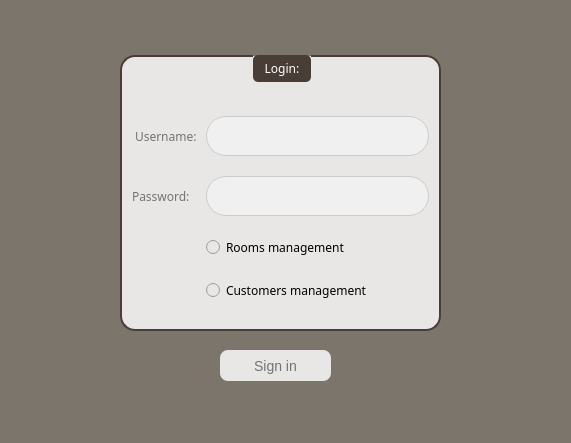
<?xml version="1.0" encoding="UTF-8"?>
<ui version="4.0">
 <class>MainWindow</class>
 <widget class="QMainWindow" name="MainWindow">
  <property name="geometry">
   <rect>
    <x>0</x>
    <y>0</y>
    <width>571</width>
    <height>443</height>
   </rect>
  </property>
  <property name="font">
   <font>
    <family>MS PMincho</family>
   </font>
  </property>
  <property name="windowTitle">
   <string>Login_screen</string>
  </property>
  <property name="styleSheet">
   <string notr="true">background-color: rgb(123, 117, 107);</string>
  </property>
  <widget class="QWidget" name="centralwidget">
   <widget class="QPushButton" name="pushButtonSignIn">
    <property name="geometry">
     <rect>
      <x>220</x>
      <y>350</y>
      <width>111</width>
      <height>31</height>
     </rect>
    </property>
    <property name="font">
     <font>
      <pointsize>-1</pointsize>
     </font>
    </property>
    <property name="styleSheet">
     <string notr="true">QPushButton {
    background-color: #e8e7e6;
    color: #737373; 
    border: none;
    border-radius: 8px; 
    padding: 5px 20px; 
    font-size: 14px;
}

QPushButton:hover {
    background-color: #c2c0bd;
}

QPushButton:pressed {
    background-color: #918d88; 
}
</string>
    </property>
    <property name="text">
     <string>Sign in</string>
    </property>
   </widget>
   <widget class="QGroupBox" name="groupBox">
    <property name="geometry">
     <rect>
      <x>120</x>
      <y>50</y>
      <width>321</width>
      <height>281</height>
     </rect>
    </property>
    <property name="font">
     <font>
      <family>Sitka Small Semibold</family>
     </font>
    </property>
    <property name="styleSheet">
     <string notr="true">QGroupBox {
    background-color: #e8e7e6;
    border: 2px solid #493d37; 
    border-radius: 15px;
 	margin-top: 5px;
}

QGroupBox::title {
    subcontrol-origin: border; 
    subcontrol-position: top center;
    background-color: #493d37;
    color: white;
    padding: 5px 10px; 
    border-radius: 5px;
    font-size: 14px;
    font-weight: bold;
}
</string>
    </property>
    <property name="title">
     <string>Login:</string>
    </property>
    <layout class="QGridLayout" name="gridLayout_2">
     <item row="2" column="1">
      <widget class="QLineEdit" name="lineEditPassWord">
       <property name="styleSheet">
        <string notr="true">QLineEdit {
    border: 1px solid #ccc;
    border-radius: 20px;
    padding: 10px 15px;
    font-size: 14px;
    background-color: #f0f0f0;
    box-shadow: 2px 2px 5px rgba(0, 0, 0, 0.1);
}

QLineEdit:focus {
    border: 1px solid  #262626;
    background-color: #ffffff;
    box-shadow: 0 0 5px rgba(98, 0, 238, 0.5); 
}</string>
       </property>
       <property name="echoMode">
        <enum>QLineEdit::Password</enum>
       </property>
      </widget>
     </item>
     <item row="0" column="0">
      <widget class="QLabel" name="label_2">
       <property name="font">
        <font>
         <family>Sitka Text Semibold</family>
         <pointsize>9</pointsize>
        </font>
       </property>
       <property name="styleSheet">
        <string notr="true">QLabel {
	background: transparent;
	color: #737373;
	margin-top: 20
}</string>
       </property>
       <property name="text">
        <string>Username:</string>
       </property>
      </widget>
     </item>
     <item row="3" column="1">
      <widget class="QRadioButton" name="radioButtonRooms">
       <property name="font">
        <font>
         <family>Sitka Text Semibold</family>
        </font>
       </property>
       <property name="styleSheet">
        <string notr="true">QRadioButton {
	background-color: rgb(232, 231, 230);
	transition: all 0.3s ease;
}
</string>
       </property>
       <property name="text">
        <string>Rooms management</string>
       </property>
      </widget>
     </item>
     <item row="2" column="0">
      <widget class="QLabel" name="label_3">
       <property name="font">
        <font>
         <family>Sitka Text Semibold</family>
         <pointsize>9</pointsize>
        </font>
       </property>
       <property name="styleSheet">
        <string notr="true">QLabel {
	background: transparent;
	color: #737373
}</string>
       </property>
       <property name="text">
        <string>Password:</string>
       </property>
      </widget>
     </item>
     <item row="4" column="1">
      <widget class="QRadioButton" name="radioButtonCustomers">
       <property name="font">
        <font>
         <family>Sitka Text Semibold</family>
        </font>
       </property>
       <property name="styleSheet">
        <string notr="true">QRadioButton {
	background-color: rgb(232, 231, 230);
	transition: all 0.3s ease;
}</string>
       </property>
       <property name="text">
        <string>Customers management</string>
       </property>
      </widget>
     </item>
     <item row="0" column="1">
      <widget class="QLineEdit" name="lineEditUserName">
       <property name="cursor">
        <cursorShape>IBeamCursor</cursorShape>
       </property>
       <property name="styleSheet">
        <string notr="true">QLineEdit {
    border: 1px solid #ccc;
    border-radius: 20px;
    padding: 10px 15px;
    font-size: 14px;
    background-color: #f0f0f0;
    box-shadow: 2px 2px 5px rgba(0, 0, 0, 0.1);
	margin-top: 20
}

QLineEdit:focus {
    border: 1px solid  #262626;
    background-color: #ffffff;
    box-shadow: 0 0 5px rgba(98, 0, 238, 0.5); 
}</string>
       </property>
       <property name="frame">
        <bool>true</bool>
       </property>
      </widget>
     </item>
    </layout>
   </widget>
   <widget class="QLabel" name="label">
    <property name="geometry">
     <rect>
      <x>-70</x>
      <y>20</y>
      <width>736</width>
      <height>471</height>
     </rect>
    </property>
    <property name="styleSheet">
     <string notr="true"/>
    </property>
    <property name="text">
     <string/>
    </property>
    <property name="pixmap">
     <pixmap>../images/image(9).jpeg</pixmap>
    </property>
    <property name="scaledContents">
     <bool>false</bool>
    </property>
   </widget>
   <zorder>label</zorder>
   <zorder>pushButtonSignIn</zorder>
   <zorder>groupBox</zorder>
  </widget>
  <widget class="QMenuBar" name="menubar">
   <property name="geometry">
    <rect>
     <x>0</x>
     <y>0</y>
     <width>571</width>
     <height>26</height>
    </rect>
   </property>
  </widget>
  <widget class="QStatusBar" name="statusbar"/>
 </widget>
 <resources/>
 <connections/>
</ui>
